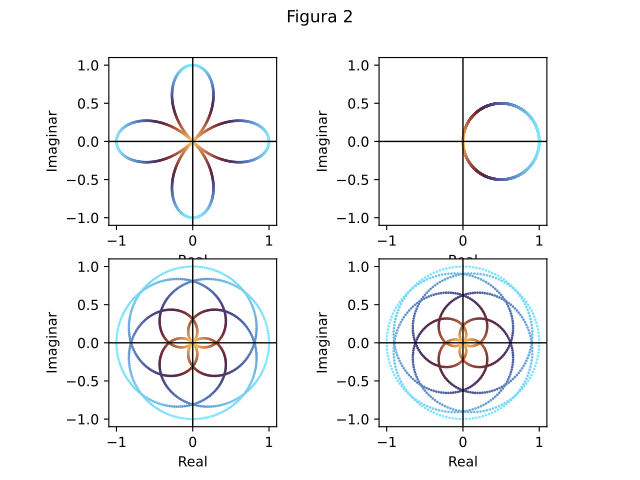

Python code for this plot:
import numpy as np
import matplotlib.pyplot as plt
import math

fig, axs = plt.subplots(2, 2)
fig.suptitle('Figura 2')

fs = 1000
f = 2

t = np.arange(0, 1, 1 / fs)
x = np.cos(2 * np.pi * f * t)

omegas = [1, 2, 5, 7]

for ax, w in zip(axs.flat, omegas):
    ax.set_xlabel('Real')
    ax.set_ylabel('Imaginar')
    ax.axhline(0, color='black', linewidth=1)
    ax.axvline(0, color='black', linewidth=1)
    ax.set_xlim([-1.1, 1.1])
    ax.set_ylim([-1.1, 1.1])
    ax.set_aspect('equal')
    
    z = x * math.e ** (-2j * np.pi * w * t)
    
    ax.scatter(z.real, z.imag, c=np.abs(z), cmap='managua', vmin=0, vmax=1, s=1)

plt.savefig('lab/03/ex2_2.pdf')
plt.show()
